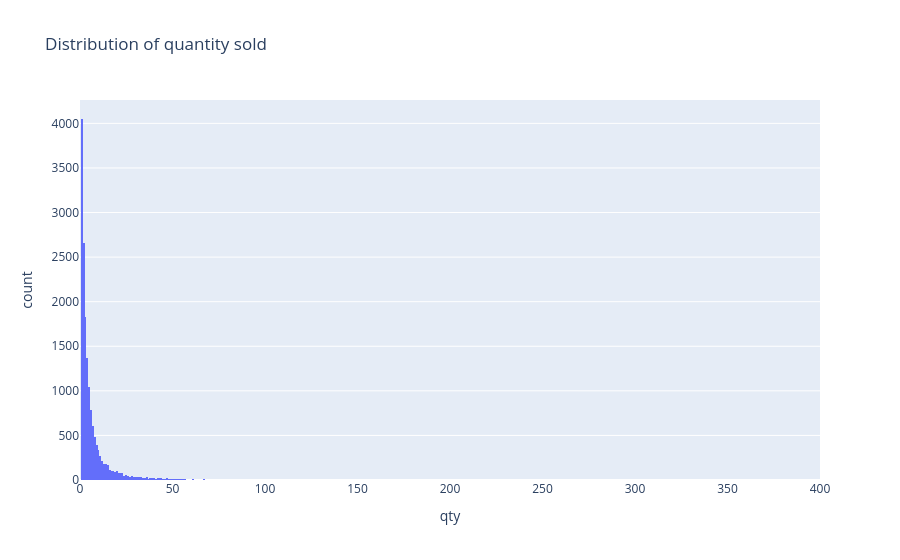

Notebook source saved alongside this figure:
### Code cell
# Basic EDA

# Словари графиков и таблиц для сохранения в html-файл
eda_figs = {}
eda_tables = {}

describe_qty = (pd.DataFrame(df['qty']
                            .describe())
                            .reset_index()
                            .rename(columns={'index': 'metric'})
                            )
eda_tables['Описание qty'] = describe_qty

print('Описание qty:')
display(describe_qty)

fig = px.histogram(
    df,
    x='qty',
    nbins=400,
    range_x=[0, 400],
    title='Distribution of quantity sold'
)
eda_figs['Distribution of quantity sold'] = fig
fig.show()

### Figure 1 — Plotly figure (JSON) as saved in the notebook; plotly's stock layout.template omitted (floating-point values rounded to 4 significant figures; data arrays with more than 128 entries replaced by an {"elided": "..."} marker saying what was removed)
{"data": [{"bingroup": "x", "hovertemplate": "qty=%{x}<br>count=%{y}<extra></extra>", "legendgroup": "", "marker": {"color": "#636efa", "pattern": {"shape": ""}}, "name": "", "nbinsx": 400, "orientation": "v", "showlegend": false, "type": "histogram", "x": {"elided": "16200 int values"}, "xaxis": "x", "yaxis": "y"}], "layout": {"barmode": "relative", "legend": {"tracegroupgap": 0}, "title": {"text": "Distribution of quantity sold"}, "xaxis": {"anchor": "y", "domain": [0, 1], "range": [0, 400], "title": {"text": "qty"}}, "yaxis": {"anchor": "x", "domain": [0, 1], "title": {"text": "count"}}}}
